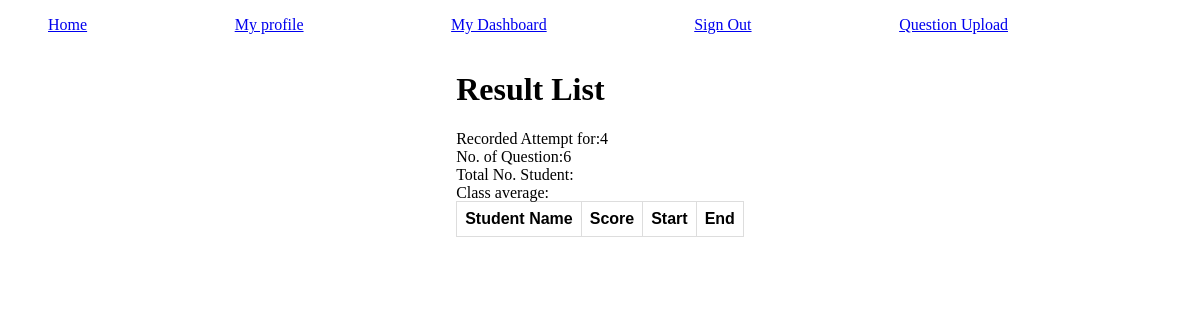
Page /quiz/result_list/1 (signed in) on the earlier database version.
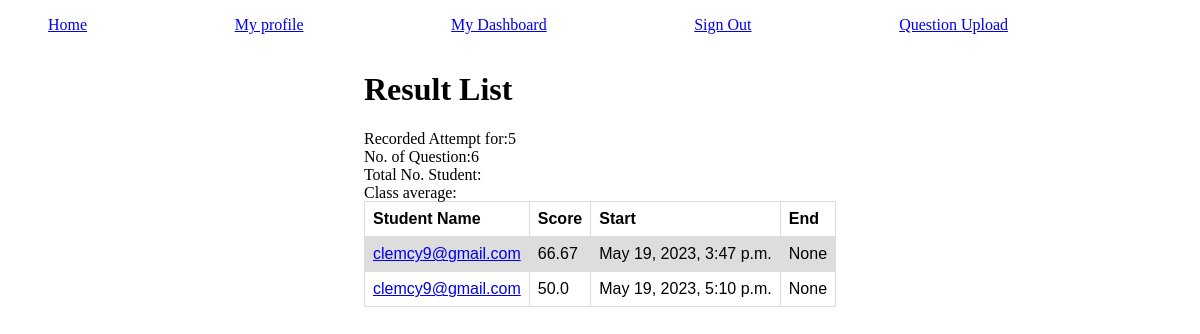
Same page on the later database version.
### cbt_app/models.py (models this page shows, shortened)
class Sitting(models.Model):
    user = models.ForeignKey(settings.AUTH_USER_MODEL, on_delete=models.DO_NOTHING)
    quiz = models.ForeignKey(Quiz,on_delete=models.DO_NOTHING)
    question_all = models.CharField(max_length=1024, verbose_name='All Questions', validators=[validate_comma_separated_integer_list])
    question_attempted = models.CharField(max_length=1024, verbose_name='Answered Questions', validators=[validate_comma_separated_integer_list])
    question_unattempted = models.CharField(max_length=1024, verbose_name='Unanswered Questions', validators=[validate_comma_separated_integer_list])
    question_failed = models.CharField(max_length=1024, verbose_name='Failed Questions', validators=[validate_comma_separated_integer_list])
    question_passed = models.CharField(max_length=1024, verbose_name='Passed Questions', validators=[validate_comma_separated_integer_list])
    question_choice_pair = models.JSONField(blank=True, default=dict, help_text='json format question choice pair')
    is_completed = models.BooleanField('Is completed', default=False)
    current_score = models.IntegerField(default=0)
    start_time =models.DateTimeField(auto_now_add=True)
    end_time =models.DateTimeField(null=True, blank=True)
    objects = models.Manager()
    sits = SittingManager()
    def get_score(self):
        all_quest = list(map(int,self.question_all.split(',')))
        total_quest = len(all_quest)
        total_points = self.current_score
        percent_score = (total_points/total_quest)*100
        return round(percent_score,2)

### auth1/models.py (models this page shows)
class User(AbstractUser):
    first_name = models.CharField(max_length=30, blank=False)
    last_name = models.CharField(max_length=30, blank=False)
    email = models.EmailField(unique=True, blank=False)
    is_student = models.BooleanField('Are you a student?',blank=False)
    USERNAME_FIELD = 'email'
    REQUIRED_FIELDS = ['first_name','last_name','username','is_student']
    def __str__(self):
        return self.email

### cbt_app/views.py (the view)
# urls.py: path('result_list/<int:quiz_id>', view=result_list, name='result_list'),
@login_required
def result_list(request,quiz_id):
    user = request.user
    if not user.is_student:
        contents = Quiz.objects.filter(examiner=user)
        sitting = Sitting.objects.filter(quiz__examiner=user)
        quiz_sit_pair ={
            x:x.get_score() for x in sitting
        }
        sits = Sitting.objects.filter(quiz__id =quiz_id)
        context = {
            'quiz_attempt':sits.count(),
            'quiz_total_question':len(sits[0].question_all.split(',')),
            'contents':contents,
            'sittings':sitting,
            'quiz_pair':quiz_sit_pair,
        }
        return render(request, 'result_list.html', context)

### templates/result_list.html (shortened to what this page needs)
{% extends 'base.html' %}
{% block content %}
{% if user.is_student %}
<div class="container" style="width: 100vw; display: flex; justify-content: center;">
    <div class="parent">
        <h1>
            User Dashboard
        </h1>
        <h2>
            {% for message in messages %}
                {{message}}
            {% endfor %}
        </h2>
        <table style="width: 100%;">
            <tr>
                <thead>Available Exams</thead>
            </tr>
            <tr>
                <th>Exams Title</th>
                <th>Subject(course)</th>
                <th>Class(level)</th>
                <th>Duration (min)</th>
            </tr>
            {% for quiz in contents %}
            <tr>
                <td><a href="{% url 'cbt_app:take_quiz' quiz.id %}">{{quiz}}</a></td>
                <td>{{quiz.course}}</td>
                <td>{{quiz.level}}</td>
                <td>{{quiz.duration}}</td>
            </tr>
            {% endfor %}
        </table>
    </div>
</div>
{% else %}
<div class="container" style="width: 100vw; display: flex; justify-content: center;">
    <div class="parent">
        <h1>
            Result List
        </h1>
        <table style="width: 100%;">
            <tr>
                <th>Student Name</th>
                <th>Score</th>
                <th>Start</th>
                <th>End</th>
            </tr>
            {% for x,y in quiz_pair.items %}
            <tr>
                <td><a href="#">{{x.user}}</a></td>
                <td>{{y}}</td>
                <td>{{x.start_time}}</td>
                <td>{{x.end_time}}</td>
            </tr>
            {% endfor %}
        </table>
    </div>
</div>
{% endif %}
{% endblock %}

Differences in the rows shown:
added Sitting: user "clemcy9@gmail.com", y "66.67", start_time "May 19, 2023, 3:47 p.m.", end_time "None"
added Sitting: user "clemcy9@gmail.com", y "50.0", start_time "May 19, 2023, 5:10 p.m.", end_time "None"
Other differences:
text written by a page script: "Recorded Attempt for:4 No. of Question:6 Total No. Student: Class average:" → "Recorded Attempt for:5 No. of Question:6 Total No. Student: Class average:"
